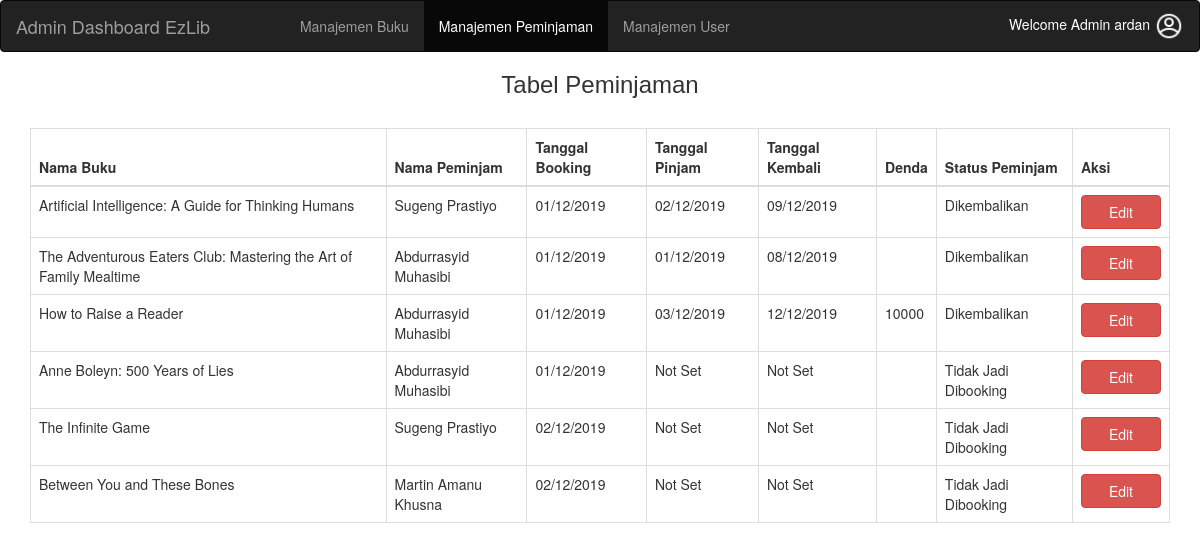
/manajemen_peminjaman.php (signed in), run on the app's committed database.
### tables this page shows
CREATE TABLE `buku` (
  `id_buku` int(11) NOT NULL,
  `nama_buku` varchar(100) NOT NULL,
  `penerbit` varchar(50) NOT NULL,
  `keterangan_buku` longtext NOT NULL,
  `status_buku` varchar(25) NOT NULL,
  `nama_file` varchar(100) NOT NULL
);

CREATE TABLE `user` (
  `id_user` int(11) NOT NULL,
  `username` varchar(10) NOT NULL,
  `password` varchar(70) NOT NULL,
  `nama_user` varchar(30) NOT NULL,
  `alamat_user` varchar(80) NOT NULL,
  `email` varchar(40) NOT NULL,
  `no_hp` varchar(20) NOT NULL
);

CREATE TABLE `peminjaman` (
  `id_peminjaman` int(11) NOT NULL,
  `id_user` int(11) NOT NULL,
  `id_buku` int(11) NOT NULL,
  `tanggal_booking` varchar(20) NOT NULL,
  `tanggal_pinjam` varchar(20) NOT NULL,
  `tanggal_kembali` varchar(20) NOT NULL,
  `denda` varchar(25) NOT NULL,
  `status` varchar(30) NOT NULL
);

### manajemen_peminjaman.php (the view, shortened to what this page needs)
<!DOCTYPE html>
<html lang="en">
<head>
    <link rel="stylesheet" href="https://maxcdn.bootstrapcdn.com/bootstrap/3.4.0/css/bootstrap.min.css">
    <link rel="stylesheet" href="css/bootstrap.min.css">
    <link rel="stylesheet" href="css/style1.css">
</head>
<body>
    <?php
    if ($_SESSION['status'] == 'admin_login') {
        ?>
        <nav class="navbar navbar-inverse">
            <div class="container-fluid">
                <div class="navbar-header">
                    <a class="navbar-brand" href="admin_dashboard.php">Admin Dashboard EzLib</a>
                </div>
                <ul class="nav navbar-nav" style="margin-left:60px;">
                    <li><a href="admin_dashboard.php">Manajemen Buku</a></li>
                    <li class="active"><a href="manajemen_peminjaman.php">Manajemen Peminjaman</a></li>
                    <li><a href="#">Manajemen User</a></li>
                </ul>
                <div class="dropdown" style="float:right">
                    <h5 style="color:white;float:right;margin-top:10px; border-radius: 20px;">Welcome Admin <?php echo $_SESSION['username'] ?> <img src="img/avatar.png" width="30px" height="30px"></h5>
                </div>
            </div>
        </nav>
        <center>
            <h3 style="font-family:Impact, Haettenschweiler, 'Arial Narrow Bold', sans-serif">Tabel Peminjaman</h3>
        </center>
        <?php
            include "connection.php";
            $query = "select * from peminjaman";
            $result = mysqli_query($connect, $query);
            ?>
        <br>
        <center>
            <table class="table table-bordered" style="width:auto;margin-left:30px;margin-right:30px;">
                <thead>
                    <tr>
                        <th>Nama Buku</th>
                        <th>Nama Peminjam</th>
                        <th>Tanggal Booking</th>
                        <th>Tanggal Pinjam</th>
                        <th>Tanggal Kembali</th>
                        <th>Denda</th>
                        <th>Status Peminjam</th>
                        <th>Aksi</th>
                    </tr>
                </thead>
                <tbody>
                    <?php
                        while ($row = mysqli_fetch_array($result)) {
                            $namaBuku = $row['id_buku'];
                            $idUser = $row['id_user'];
                            $queryBuku = "select * from buku where id_buku = '$namaBuku'";
                            $queryUser = "select * from user where id_user = '$idUser'";
                            $resultNamaBuku = mysqli_query($connect, $queryBuku);
                            $resultNamaUser = mysqli_query($connect, $queryUser);
                            while ($rowBuku = mysqli_fetch_array($resultNamaBuku)) {
                                while ($rowUser = mysqli_fetch_array($resultNamaUser)) {
                                    ?>
                                <tr>
                                    <td><?php echo $rowBuku['nama_buku'] ?></td>
                                    <td><?php echo $rowUser['nama_user'] ?></td>
                                    <td><?php echo $row['tanggal_booking'] ?></td>
                                    <td><?php echo $row['tanggal_pinjam'] ?></td>
                                    <td><?php echo $row['tanggal_kembali'] ?></td>
                                    <td><?php echo $row['denda'] ?></td>
                                    <td><?php echo $row['status'] ?></td>
                                    <td><a href="editPeminjaman.php?id_peminjaman=<?php echo $row['id_peminjaman']; ?>"><button style="width:80px;" class="btn btn-danger">Edit</button></a></td>
                                </tr>
                    <?php
                                }
                            }
                        }
                        ?>
                </tbody>
            </table>
        </center>
    <?php
    } else {
        header("Refresh:0; url=admin_login.php");
    }
    ?>
</body>
</html>

### css/style1.css (style rules this page uses)
.dropdown { position: relative; display: inline-block; }

### data on the page
peminjaman: tanggal_booking "01/12/2019", tanggal_pinjam "02/12/2019", tanggal_kembali "09/12/2019", status "Dikembalikan"
buku: nama_buku "Artificial Intelligence: A Guide for Thinking Humans"
user: nama_user "Sugeng Prastiyo"
peminjaman: tanggal_booking "01/12/2019", tanggal_pinjam "01/12/2019", tanggal_kembali "08/12/2019", status "Dikembalikan"
buku: nama_buku "The Adventurous Eaters Club: Mastering the Art of Family Mealtime"
user: nama_user "Abdurrasyid Muhasibi"
peminjaman: tanggal_booking "01/12/2019", tanggal_pinjam "03/12/2019", tanggal_kembali "12/12/2019", denda "10000", status "Dikembalikan"
buku: nama_buku "How to Raise a Reader"
peminjaman: tanggal_booking "01/12/2019", tanggal_pinjam "Not Set", tanggal_kembali "Not Set", status "Tidak Jadi Dibooking"
buku: nama_buku "Anne Boleyn: 500 Years of Lies"
peminjaman: tanggal_booking "02/12/2019", tanggal_pinjam "Not Set", tanggal_kembali "Not Set", status "Tidak Jadi Dibooking"
buku: nama_buku "The Infinite Game"
peminjaman: tanggal_booking "02/12/2019", tanggal_pinjam "Not Set", tanggal_kembali "Not Set", status "Tidak Jadi Dibooking"
buku: nama_buku "Between You and These Bones"
user: nama_user "Martin Amanu Khusna"

### other printed values
$_SESSION['username'] "ardan"
